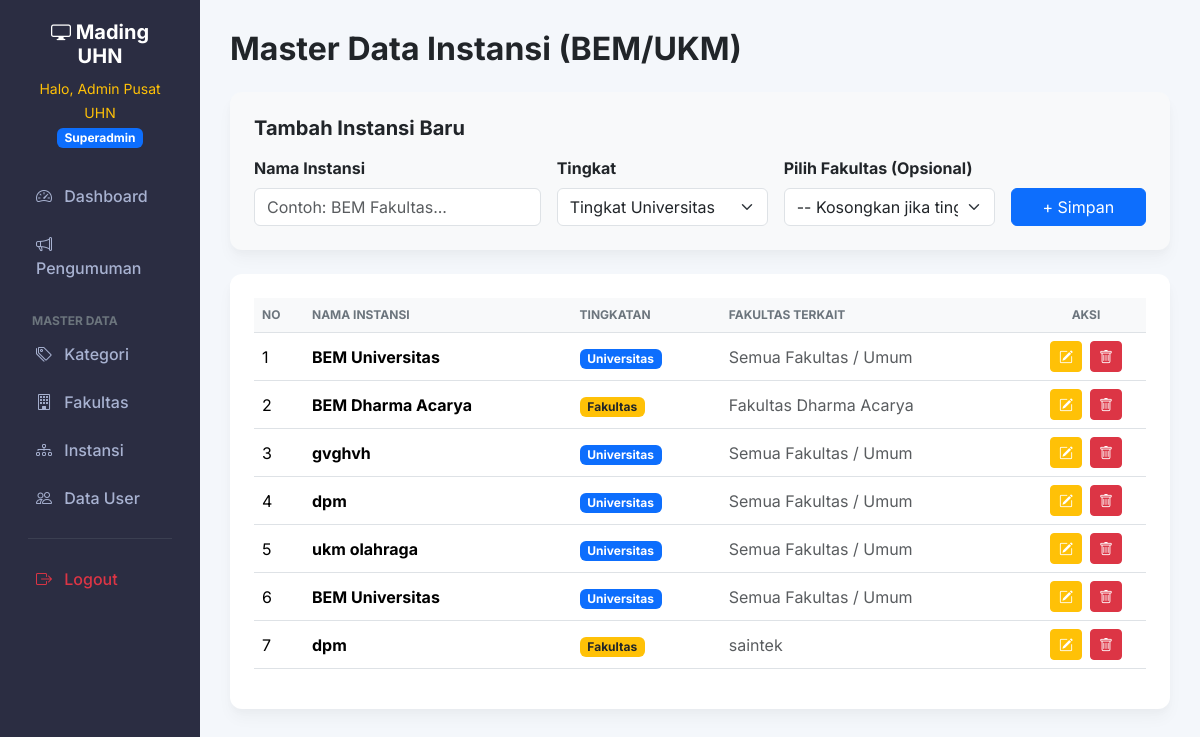
Page /index.php?url=instansi (signed in) on the committed database.
### tables this page shows
CREATE TABLE `instansi` (
  `id_instansi` int NOT NULL,
  `nama_instansi` varchar(100) NOT NULL,
  `kategori_tingkat` enum('Universitas','Fakultas') NOT NULL,
  `id_fakultas` int DEFAULT NULL
);

CREATE TABLE `fakultas` (
  `id_fakultas` int NOT NULL,
  `nama_fakultas` varchar(100) NOT NULL
);

### apps/models/Instansi.php (called while the page is built, shortened)
<?php
require_once __DIR__ . '/../config/Database.php';
class Instansi {
    private $conn;
    public function __construct() {
        $database = new Database();
        $this->conn = $database->getConnection();
    }
    public function getAll() {
        $query = "SELECT i.*, f.nama_fakultas
                  FROM instansi i
                  LEFT JOIN fakultas f ON i.id_fakultas = f.id_fakultas";
        $stmt = $this->conn->prepare($query);
        $stmt->execute();
        return $stmt->fetchAll(PDO::FETCH_ASSOC);
    }
}
?>

### apps/config/Database.php (called while the page is built, shortened)
<?php
class Database {
    private $host = "localhost";
    private $db_name = "digital_mading";
    private $username = "root";
    private $password = "";
    public function getConnection() {
        $this->conn = null;
        try {
            $this->conn = new PDO("mysql:host=" . $this->host . ";dbname=" . $this->db_name, $this->username, $this->password);
            $this->conn->setAttribute(PDO::ATTR_ERRMODE, PDO::ERRMODE_EXCEPTION);
        } catch(PDOException $exception) {
            echo "Koneksi Error: " . $exception->getMessage();
        }
        return $this->conn;
    }
}
?>

### apps/models/Fakultas.php (called while the page is built, shortened)
<?php
require_once __DIR__ . '/../config/Database.php';
class Fakultas {
    public function __construct() {
        $database = new Database();
    }
}
?>

### apps/controllers/Instansi_Controllers.php (called while the page is built, shortened)
<?php
require_once __DIR__ . '/../models/Instansi.php';
require_once __DIR__ . '/../models/Fakultas.php';
class Instansi_Controllers {
    private $instansiModel;
    public function __construct() {
        $this->instansiModel = new Instansi();
    }
    public function index() {
        $data_instansi = $this->instansiModel->getAll();
        require_once __DIR__ . '/../view/Instansi_view.php';
    }
}
?>

### apps/view/Instansi_view.php (the view, shortened to what this page needs)
<?php include 'templates/header.php'; ?>
<?php include 'templates/sidebar.php'; ?>
<h2 class="fw-bold mb-4">Master Data Instansi (BEM/UKM)</h2>
<div class="card p-4 mb-4 bg-light border-0">
    <h5 class="fw-bold mb-3">Tambah Instansi Baru</h5>
    <form method="POST" action="index.php?url=instansi&action=tambah" class="row g-3 align-items-end">
        <div class="col-md-4">
            <label class="form-label fw-bold">Nama Instansi</label>
            <input type="text" name="nama_instansi" class="form-control" placeholder="Contoh: BEM Fakultas..." required>
        </div>
        <div class="col-md-3">
            <label class="form-label fw-bold">Tingkat</label>
            <select name="kategori_tingkat" class="form-select" required>
                <option value="Universitas">Tingkat Universitas</option>
            </select>
        </div>
        <div class="col-md-3">
            <label class="form-label fw-bold">Pilih Fakultas (Opsional)</label>
            <select name="id_fakultas" class="form-select">
                <option value="">-- Kosongkan jika tingkat Univ --</option>
            </select>
        </div>
        <div class="col-md-2">
            <button type="submit" class="btn btn-primary w-100">+ Simpan</button>
        </div>
    </form>
</div>
<div class="card p-4">
    <div class="table-responsive">
        <table class="table table-hover align-middle">
            <thead>
                <tr>
                    <th width="50">No</th>
                    <th>Nama Instansi</th>
                    <th>Tingkatan</th>
                    <th>Fakultas Terkait</th>
                    <th width="120" class="text-center">Aksi</th>
                </tr>
            </thead>
            <tbody>
                <?php if(!empty($data_instansi)): ?>
                    <?php $no = 1; foreach ($data_instansi as $row): ?>
                    <tr>
                        <td><?= $no++ ?></td>
                        <td class="fw-bold"><?= htmlspecialchars($row['nama_instansi']) ?></td>
                        <td>
                            <?php if($row['kategori_tingkat'] == 'Universitas'): ?>
                                <span class="badge bg-primary">Universitas</span>
                            <?php else: ?>
                                <span class="badge bg-warning text-dark">Fakultas</span>
                            <?php endif; ?>
                        </td>
                        <td class="text-muted"><?= htmlspecialchars($row['nama_fakultas'] ? $row['nama_fakultas'] : 'Semua Fakultas / Umum') ?></td>
                        <td class="text-center">
                            <div class="d-flex justify-content-center gap-2">
                                <a href="index.php?url=instansi&action=edit&id=<?= $row['id_instansi'] ?>" class="btn btn-sm btn-warning text-white" title="Edit Data">
                                    <i class="bi bi-pencil-square"></i>
                                </a>
                                <a href="index.php?url=instansi&action=hapus&id=<?= $row['id_instansi'] ?>" class="btn btn-sm btn-danger" onclick="return confirm('Hapus instansi ini?')" title="Hapus Data">
                                    <i class="bi bi-trash"></i>
                                </a>
                            </div>
                        </td>
                    </tr>
                    <?php endforeach; ?>
                <?php else: ?>
                    <tr><td colspan="5" class="text-center py-4 text-muted">Belum ada data instansi.</td></tr>
                <?php endif; ?>
            </tbody>
        </table>
    </div>
</div>
<?php include 'templates/footer.php'; ?>

### index.php (shortened to what this page needs)
<?php
$url = isset($_GET['url']) ? $_GET['url'] : 'home';
$action = isset($_GET['action']) ? $_GET['action'] : 'index';
$controller = null;
switch ($url) {
    case 'instansi':
        require_once 'apps/controllers/Instansi_Controllers.php';
        $controller = new Instansi_Controllers();
        break;
}
if ($controller !== null) {
    if (method_exists($controller, $action)) {
        $controller->$action();
    } else {
        echo "<div style='text-align:center; padding: 50px; font-family: sans-serif;'>";
        echo "<h1>Error 500</h1>";
        echo "<p>Fungsi/Aksi <b>$action</b> belum dibuat.</p>";
        echo "<a href='index.php'>Kembali ke Halaman Awal</a>";
        echo "</div>";
    }
}
?>

### apps/view/templates/header.php (shortened to what this page needs)
<!DOCTYPE html>
<html lang="id">
<head>
    <link href="https://cdn.jsdelivr.net/npm/bootstrap@5.3.2/dist/css/bootstrap.min.css" rel="stylesheet">
    <link href="https://cdn.jsdelivr.net/npm/bootstrap-icons@1.11.1/font/bootstrap-icons.css" rel="stylesheet">
</head>
<body>
<div class="container-fluid">
    <div class="row">

### apps/view/templates/sidebar.php
<nav class="col-md-3 col-lg-2 d-md-block sidebar collapse">
    <div class="position-sticky">
        <div class="text-center mb-4 px-3">
            <h5 class="text-white fw-bold"><i class="bi bi-display"></i> Mading UHN</h5>
            <small class="text-warning">Halo, <?= htmlspecialchars($_SESSION['nama_lengkap'] ?? 'Pengguna', ENT_QUOTES, 'UTF-8') ?></small><br>
            <span class="badge bg-primary mt-1"><?= htmlspecialchars($_SESSION['role']) ?></span>
        </div>
        <a href="index.php?url=dashboard"><i class="bi bi-speedometer2 me-2"></i> Dashboard</a>
        <a href="index.php?url=announcement"><i class="bi bi-megaphone me-2"></i> Pengumuman</a>
        <?php if($_SESSION['role'] == 'Superadmin'): ?>
            <div class="sidebar-heading">Master Data</div>
            <a href="index.php?url=kategori"><i class="bi bi-tags me-2"></i> Kategori</a>
            <a href="index.php?url=fakultas"><i class="bi bi-building me-2"></i> Fakultas</a>
            <a href="index.php?url=instansi"><i class="bi bi-diagram-3 me-2"></i> Instansi</a>
            <a href="index.php?url=user"><i class="bi bi-people me-2"></i> Data User</a>
        <?php endif; ?>
        <hr class="text-secondary mx-3">
        <a href="index.php?url=user&action=logout" onclick="return confirm('Yakin ingin keluar?')" class="text-danger"><i class="bi bi-box-arrow-right me-2"></i> Logout</a>
    </div>
</nav>
<main class="col-md-9 ms-sm-auto col-lg-10 main-content">

### apps/view/templates/footer.php (shortened to what this page needs)
</main>
    </div>
</div>
</body>
</html>

### apps/view/templates/header.php (style rules this page uses)
body { font-family: 'Inter', sans-serif; background-color: #f4f7fb; }
.sidebar { min-height: 100vh; background: #2b2d42; color: white; padding-top: 20px; }
.sidebar a { color: #a8b2d1; text-decoration: none; padding: 12px 20px; display: block; font-weight: 500; border-left: 4px solid transparent; transition: 0.3s; }
.sidebar-heading { font-size: 0.75rem; color: #6c757d; font-weight: 700; padding: 0 20px; margin-top: 20px; text-transform: uppercase; }
.main-content { padding: 30px; }
.card { border: none; border-radius: 12px; box-shadow: 0 4px 6px rgba(0,0,0,0.02), 0 10px 15px rgba(0,0,0,0.03); }
.table th { background-color: #f8f9fa; text-transform: uppercase; font-size: 12px; color: #6c757d; }

### rows in the picture
instansi: nama_instansi "BEM Universitas", kategori_tingkat "Universitas", nama_fakultas "Semua Fakultas / Umum"
instansi: nama_instansi "BEM Dharma Acarya", kategori_tingkat "Fakultas", id_fakultas.nama_fakultas "Fakultas Dharma Acarya"
instansi: nama_instansi "gvghvh", kategori_tingkat "Universitas", nama_fakultas "Semua Fakultas / Umum"
instansi: nama_instansi "dpm", kategori_tingkat "Universitas", nama_fakultas "Semua Fakultas / Umum"
instansi: nama_instansi "ukm olahraga", kategori_tingkat "Universitas", nama_fakultas "Semua Fakultas / Umum"
instansi: nama_instansi "BEM Universitas", kategori_tingkat "Universitas", nama_fakultas "Semua Fakultas / Umum"
instansi: nama_instansi "dpm", kategori_tingkat "Fakultas", id_fakultas.nama_fakultas "saintek"

### other values in the picture
$_SESSION['nama_lengkap'] "Admin Pusat UHN"
$_SESSION['role'] "Superadmin"
